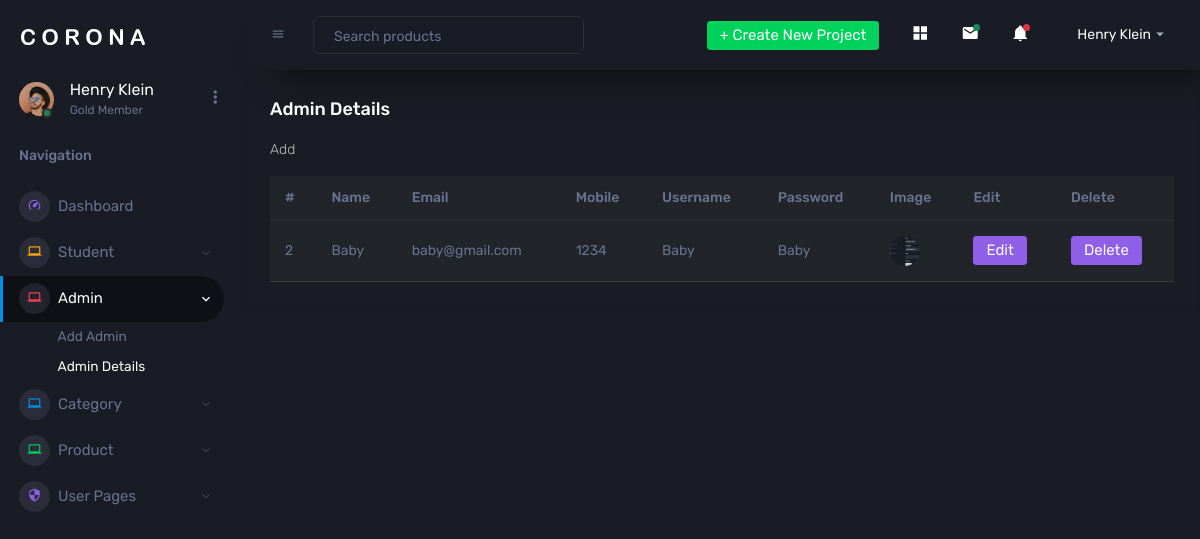
Page /displayadmin on the committed database.
### myapp/models.py (models this page shows)
class Admin(models.Model):
    Name = models.CharField(max_length=100, null=True, blank=True)
    Email = models.CharField(max_length=100, null=True, blank=True)
    Mobile = models.IntegerField(null=True, blank=True)
    Image = models.ImageField(upload_to="student", null=True, blank=True)
    Username = models.CharField(max_length=100, unique=True)
    Password = models.CharField(max_length=100)
    CPassword = models.CharField(max_length=100)

### myapp/views.py (the view)
# urls.py: path('displayadmin',views.displayadmin,name="displayadmin"),
def displayadmin(request):
    data=Admin.objects.all()
    return render(request,"displayadmin.html",{'data':data})

### templates/displayadmin.html (shortened to what this page needs)
<!DOCTYPE html>
{% extends 'index.html' %}
{% block content %}
<html lang="en">
<head>
</head>
<body>
  <div class="col-lg-12 grid-margin stretch-card">
                <div class="card">
                  <div class="card-body">
                    <h4 class="card-title">Admin Details</h4>
                    <p class="card-description">Add
                    </p>
                    <div class="table-responsive">
                      <table class="table table-dark">
                        <thead>
                          <tr>
                            <th> # </th>
                            <th> Name </th>
                            <th> Email </th>
                            <th> Mobile </th>
                            <th> Username </th>
                            <th> Password </th>
                            <th> Image </th>
                            <th> Edit </th>
                            <th> Delete </th>
                          </tr>
                        </thead>
                        <tbody>
                        {% for i in data %}
                          <tr>
                            <td>{{i.id}}</td>
                            <td>{{i.Name}}</td>
                            <td>{{i.Email}}</td>
                            <td>{{i.Mobile}}</td>
                            <td>{{i.Username}}</td>
                            <td>{{i.Password}}</td>
                            <td>
                              <img src="{{i.Image.url}}" >
                            </td>
                            <td>
                            <form action="{% url 'editadmin' dataid=i.id %}">
                                <button class="btn edit btn-info">Edit</button>
                            </form>
                            </td>
                            <td>
                              <form action="{% url 'deleteadmin' dataid=i.id %}">
                                <button class="btn edit btn-info">Delete</button>
                            </form>
                            </td>
                          </tr>
                        {% endfor %}
                        </tbody>
                      </table>
                    </div>
                  </div>
                </div>
              </div>
</body>
</html>
{% endblock %}

### rows in the picture
Admin: id "2", Name "Baby", Email "baby@gmail.com", Mobile "1234", Username "Baby", Password "Baby", Image (picture)
